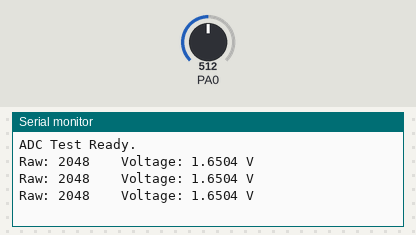
Recording of a sketch running on a simulated STM32 Blue Pill. Shown: the last lines printed to the serial monitor. The test bench sets the inputs (shaded band); at power-on: PA0 = 512 (analog values on the 0–1023 scale).

Above: at 3.2 s.
3.3 s: PA0 set to 716
At 3.9 s:
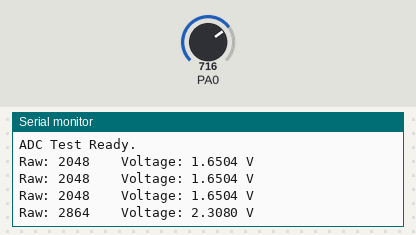
4.8 s: PA0 set to 900
At 5.4 s:
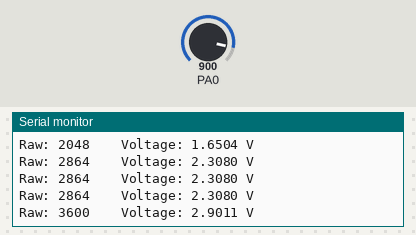
Timing chart, 0 to 7.8 s (numbered marks = the images above; inputs shaded):
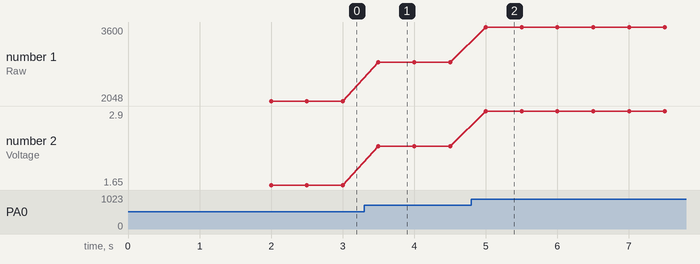

Measured:
- after the input at 3.3 s, the serial monitor: prints a new line after 0.20 s (image 1)
- after the input at 4.8 s, the serial monitor: prints a new line after 0.20 s (image 2)
- plotted number 1: 2048 → 2864 after the input at 3.3 s, 2864 → 3600 after the input at 4.8 s
- plotted number 2: 1.65 → 2.31 after the input at 3.3 s, 2.31 → 2.9 after the input at 4.8 s

The sketch:

adc.ino
```cpp
void setup() {
  Serial.begin(115200);
  delay(2000);

  analogReadResolution(12);        // set 12-bit resolution explicitly
  pinMode(PA0, INPUT_ANALOG);

  Serial.println("ADC Test Ready.");
}

void loop() {
  int rawValue = analogRead(PA0);
  float voltage = rawValue * (3.3 / 4095.0);

  Serial.print("Raw: ");
  Serial.print(rawValue);
  Serial.print("    Voltage: ");
  Serial.print(voltage, 4);
  Serial.println(" V");

  delay(500);
}
```
